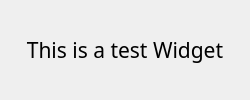
<?xml version="1.0" encoding="UTF-8"?>
<ui version="4.0">
 <class>Form</class>
 <widget class="QWidget" name="Form">
  <property name="geometry">
   <rect>
    <x>0</x>
    <y>0</y>
    <width>250</width>
    <height>100</height>
   </rect>
  </property>
  <property name="windowTitle">
   <string>Form</string>
  </property>
  <layout class="QGridLayout" name="gridLayout">
   <item row="0" column="0">
    <widget class="QLabel" name="label">
     <property name="font">
      <font>
       <family>Segoe UI Light</family>
       <pointsize>16</pointsize>
      </font>
     </property>
     <property name="text">
      <string>This is a test Widget</string>
     </property>
     <property name="alignment">
      <set>Qt::AlignCenter</set>
     </property>
    </widget>
   </item>
  </layout>
 </widget>
 <resources/>
 <connections/>
</ui>
